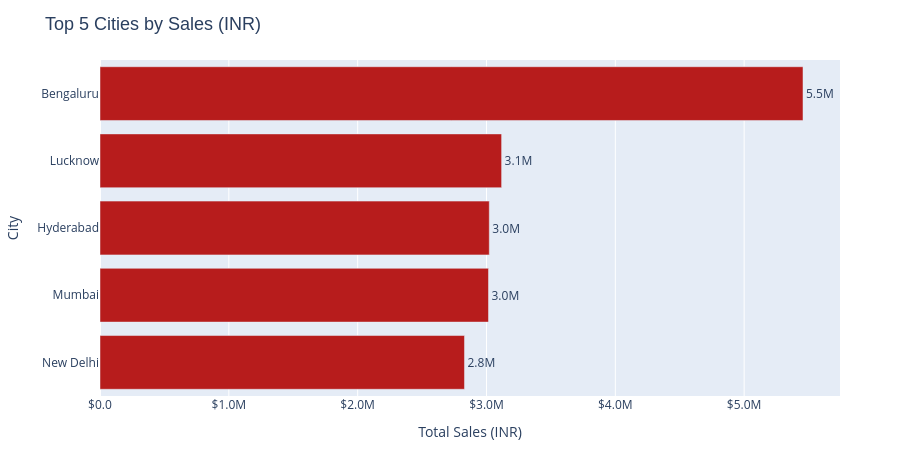

Here is the notebook cell this chart was saved with:
### Markdown cell above
# Top 5 Coties Sales by

### Code cell
# 1. Fetch top 5 data (kept identical to your aggregation logic)
top_5_cities = (
    df.groupby("City")["Price (INR)"]
    .sum()
    .nlargest(5)
    .sort_values()
    .reset_index()
)

# 2. Build the polished chart
fig = px.bar(
    top_5_cities,
    x="Price (INR)",
    y="City",
    orientation="h",
    title="Top 5 Cities by Sales (INR)",
    text_auto=".2s",  # Adds abbreviated clean labels (e.g., 2.5M, 850k) onto the bars
    # Swapping stark solid red for a premium, intentional brand shade
    color_discrete_sequence=["#b71c1c"] 
)

# 3. Clean up presentation layout
fig.update_layout(
    height=450,
    xaxis=dict(title="Total Sales (INR)", tickformat="$,.2s"),  # Clean currency abbreviation
    yaxis=dict(title="City"),
    title_font=dict(size=18, family="Arial"),
    margin=dict(t=60, b=40, l=40, r=60)
)

# 4. Push text labels outside for clear visibility
fig.update_traces(textposition="outside")

fig.show()

### Figure 1 — Plotly figure (JSON) as saved in the notebook; plotly's stock layout.template omitted (floating-point values rounded to 4 significant figures)
{"data": [{"alignmentgroup": "True", "hovertemplate": "Price (INR)=%{x}<br>City=%{y}<extra></extra>", "legendgroup": "", "marker": {"color": "#b71c1c", "pattern": {"shape": ""}}, "name": "", "offsetgroup": "", "orientation": "h", "showlegend": false, "textposition": "outside", "texttemplate": "%{x:.2s}", "type": "bar", "x": [2829000.0, 3016000.0, 3022000.0, 3117000.0, 5457000.0], "xaxis": "x", "y": ["New Delhi", "Mumbai", "Hyderabad", "Lucknow", "Bengaluru"], "yaxis": "y"}], "layout": {"barmode": "relative", "height": 450, "legend": {"tracegroupgap": 0}, "margin": {"b": 40, "l": 40, "r": 60, "t": 60}, "title": {"font": {"family": "Arial", "size": 18}, "text": "Top 5 Cities by Sales (INR)"}, "xaxis": {"anchor": "y", "domain": [0, 1], "tickformat": "$,.2s", "title": {"text": "Total Sales (INR)"}}, "yaxis": {"anchor": "x", "domain": [0, 1], "title": {"text": "City"}}}}
